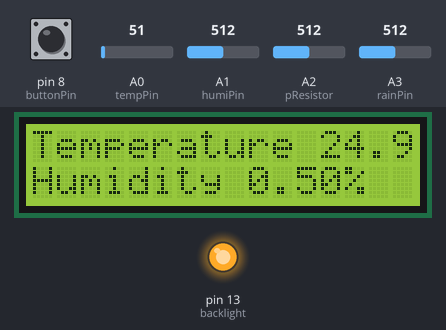
A sketch run on a simulated Arduino Uno, built with avr-gcc and run on an emulated ATmega328P. Shown: 16×2 character LCD, output pins drawn as LEDs (lit = HIGH). Inputs (shaded band) come from the test bench; at power-on: A0 (tempPin) = 51, pin 8 (buttonPin) LOW, A1 (humiPin) = 512, A2 (pResistor) = 512, A3 (rainPin) = 512.

Above: at 1.2 s.
1.3 s: A0 (tempPin) set to 23
At 2.0 s:
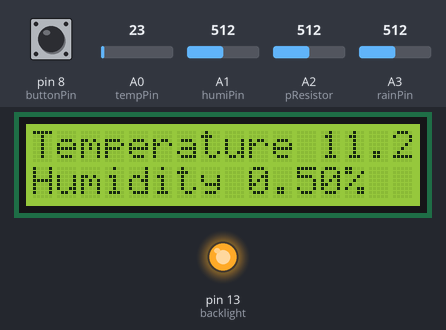
2.8 s: A0 (tempPin) set to 18
At 3.2 s:
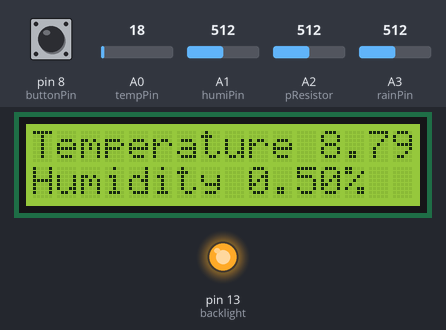
4.3 s: pin 8 (buttonPin) pulled HIGH for 0.15 s
At 5.0 s:
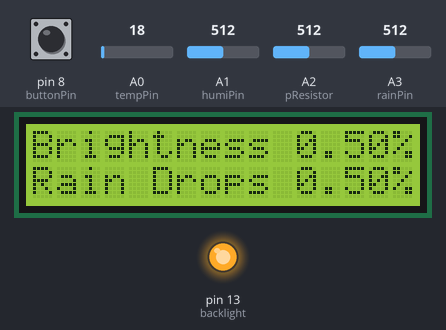
5.9 s: pin 8 (buttonPin) pulled HIGH for 1 s
At 7.5 s:
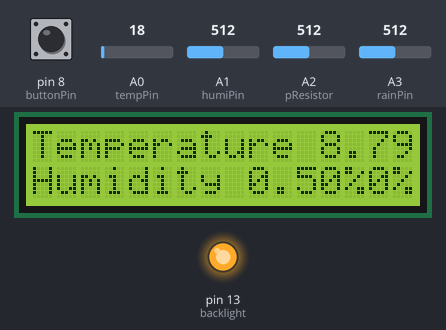
8.4 s: A0 (tempPin) set to 30
At 8.8 s:
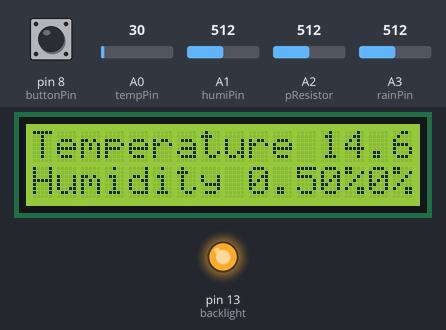
9.9 s: pin 8 (buttonPin) pulled HIGH for 0.15 s
At 10.5 s:
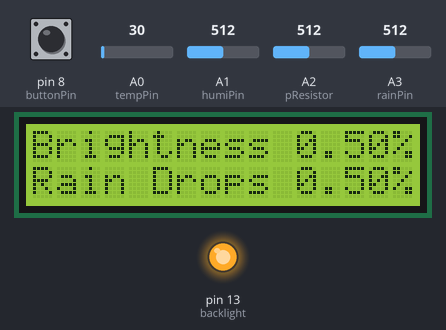
Timing chart, 0 to 12.5 s (numbered marks = the images above; inputs shaded):
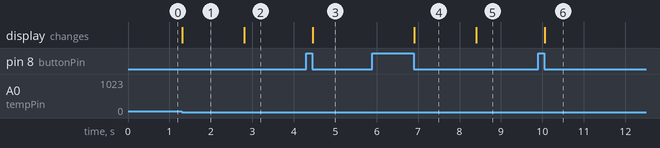

The sketch:

MeteoStation.ino
```cpp
/* http://www.electroschematics.com/9540/arduino-fan-speed-controlled-temperature/
 *  Read input from Serial and writes accordingly a motor
 *
 circuit:
 * fork from fan
 * NPN transistor
 * 220 ohm resistor // maybe should be 1K
 * 2 push buttons
 * one for menu selection

 * Extension decreace brightness in 15 seconds
 * Extension include also alarm clock
 * IoT adjustment
 */

#include <LiquidCrystal.h>
#include "LowPower.h"

LiquidCrystal lcd(12, 11, 6, 5, 4, 3);
const int buttonPin = 8;     // menu pushbutton pin
const int tempPin = A0;      // temperature value
const int humiPin = A1;      // humidity sensor
const int pResistor = A2;    // photo - R
const int rainPin = A3;      // rain drops sensor
const int backlight = 13 ;   // control backlight

int num = 0;                 // menu button index
int buttonState = 0;         // state of menu button
float temperature = 0;       // temperature value
float humidity = 0;            // value of humidity
float brightness = 0;          // value of brightness
float rain = 0;                // value of rain drops
long timer = 0;              // keeps time from last pushbutton operation

void wakeUp(){
  reset();                   // ATTENTION !! excecuted with ATTACH ??
  buttonWasPressed();        // Interupt doesn't take care of button bounching
}

void setup()
{
  Serial.begin(9600);
  lcd.begin(16, 2);
  pinMode(backlight,OUTPUT);
  digitalWrite(backlight,HIGH);
}

void loop() {

    if(timer>60000){
      attachInterrupt(digitalPinToInterrupt(2),wakeUp,RISING);      // zero is used for interrupt in pin 2
      printInScreen("Time to Sleep","B0 to Reset");
      delay(3000);
      digitalWrite(backlight,LOW);
      lcd.noDisplay();;
      LowPower.powerDown(SLEEP_FOREVER, ADC_OFF, BOD_OFF);
      detachInterrupt(digitalPinToInterrupt(2));                    // we disable interrupts cause we need the button for other operations
    }

   if (buttonWasPressed()){
    num++;
    num=num%2;
  }

  switch (num){
    case 0:
      temperature = analogRead(tempPin);
      temperature = (5.0*temperature*100.0)/1024;
      lcd.setCursor(0,0);
      lcd.print("Temperature ");
      lcd.print(temperature);
      lcd.print("C");
      humidity = analogRead(humiPin)* 1.0 /1024;
      // humidity = ;              pending ....
      lcd.setCursor(0,1);
      lcd.print("Humidity ");
      lcd.print(humidity);
      lcd.print("%");
      break;

    case 1:
      brightness = analogRead(pResistor)* 1.0 /1024;
      lcd.setCursor(0,0);
      lcd.print("Brightness ");
      lcd.print(brightness);
      lcd.print("%");
      rain = analogRead(rainPin)* 1.0 /1024;  // na ginei pososto
      lcd.setCursor(0,1);
      lcd.print("Rain Drops ");
      lcd.print(rain);
      lcd.print("%");
      break;
  }
  delay(1);
  timer +=1;
}

void reset()
{
    num = 0;                          // menu button index
    timer = 0;
    lcd.display();
    digitalWrite(backlight,HIGH);
    lcd.clear();
}

bool buttonWasPressed(){
      buttonState = digitalRead(buttonPin);                                                // read the state of the pushbutton value:
      if (buttonState==HIGH){
         while (buttonState==HIGH) buttonState = digitalRead(buttonPin);                   // we deal with button bouncing
         timer = 0;                                                                        // a button was pressed timer reset
         return true;
      }
      return false;
}

void printInScreen(char *str0, char *str1){
      lcd.clear();
      lcd.print(str0);
      lcd.setCursor(0,1);
      lcd.print(str1);
}
```

Measured:
- the behaviour switches between 21 and 20 on A0 (tempPin) (found by bisection; images 1 and 2)
- after the input at 1.3 s, the display: changes at once (image 1)
- after the input at 2.8 s, the display: changes at once (image 2)
- after the input at 4.3 s, the display: changes after 0.16 s (image 3)
- after the input at 5.9 s, the display: changes after 1.0 s (image 4)
- after the input at 8.4 s, the display: changes at once (image 5)
- after the input at 9.9 s, the display: changes after 0.16 s (image 6)
